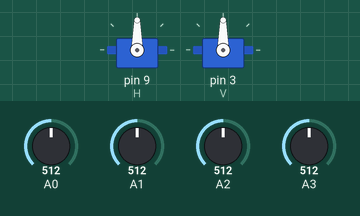
Simulated run of this sketch. Board: Arduino Uno, built with avr-gcc and run on an emulated ATmega328P. On the bench: 2 × servo. Inputs (shaded band) come from the test bench; at power-on: A0 = 512, A1 = 512, A2 = 512, A3 = 512.

Above: at 1.2 s.
1.3 s: A0 set to 526
2.8 s: A0 set to 540
At 3.39 s:
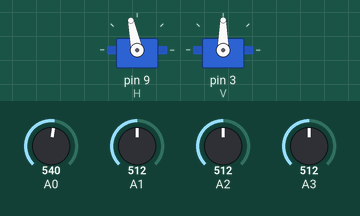
5.8 s: A1 set to 544
At 5.96 s:
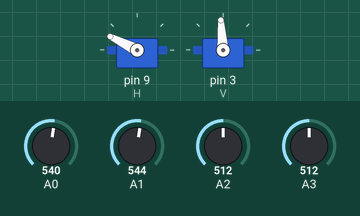
8.8 s: A2 set to 535
At 8.8 s:
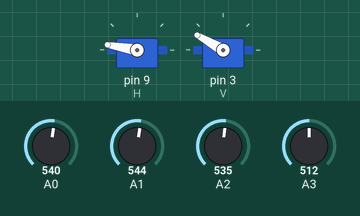
10.3 s: A3 set to 716
At 10.87 s:
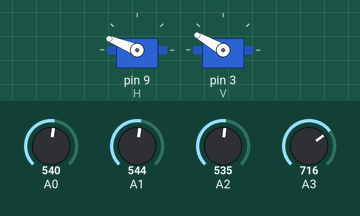
13.3 s: A1 set to 716
At 18.9 s:
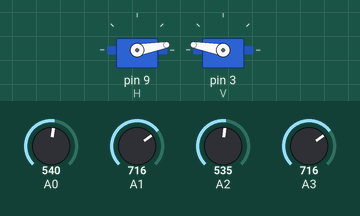
Timing chart, 0 to 19.4 s (numbered marks = the images above; inputs shaded):
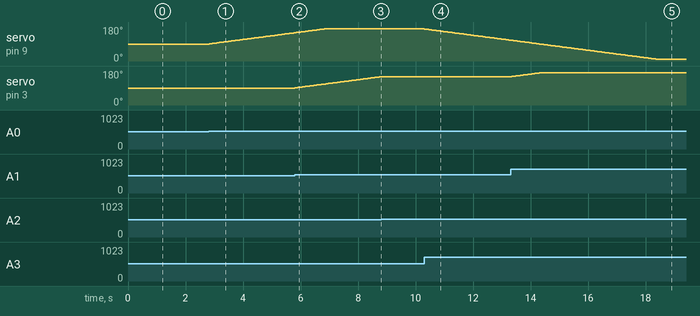

Measured:
- the behaviour switches between 532 and 533 on A0 (found by bisection; images 0 and 1)
- the behaviour switches between 532 and 533 on A1 (found by bisection; images 1 and 2)
- the behaviour switches between 523 and 524 on A2 (found by bisection; images 2 and 3)
- after the input at 1.3 s, every drawn part: stays the same
- after the input at 2.8 s, servo on pin 9 (H): moves from 90° to 149° over 2.9 s, starting at once
- after the input at 5.8 s, servo on pin 3 (V): moves from 90° to 150° over 3.0 s, starting at once
- after the input at 8.8 s, servo on pin 3 (V): stays 150° (without the input it goes to 151° after 0.04 s)
- after the input at 10.3 s, servo on pin 9 (H): moves from 170° to 110° over 3.0 s, starting at once
- after the input at 13.3 s, servo on pin 3 (V): moves from 150° to 170° over 0.96 s, starting at once

The sketch:

PRODEX_TASK_2.ino
```cpp
//Self adjusting solar panel to get maximum efficiency

#include<Servo.h>
Servo H , V;
int vang = 90, hang = 90;
int t,b,l,r;
int c = 20;

void setup()
{
  Serial.begin(9600);
  H.attach(9);
  V.attach(3);
  H.write(hang);
  V.write(vang);
}

void loop()
{
  l = analogRead(A0);
  t = analogRead(A1);
  b = analogRead(A2);
  r = analogRead(A3);

  int dh = l-r;
  int dv = t-b;

  if(abs(dv)>c){
    if(dv>0 && vang<170) vang+=1;
    else if(dv<0 && vang>10) vang-=1;
    V.write(vang);
  }

  if(abs(dh)>c){
    if(dh>0 && hang<170) hang+=1;
    else if(dh<0 && hang>10) hang-=1;
    H.write(hang);
  }

  delay(50);
}
```
